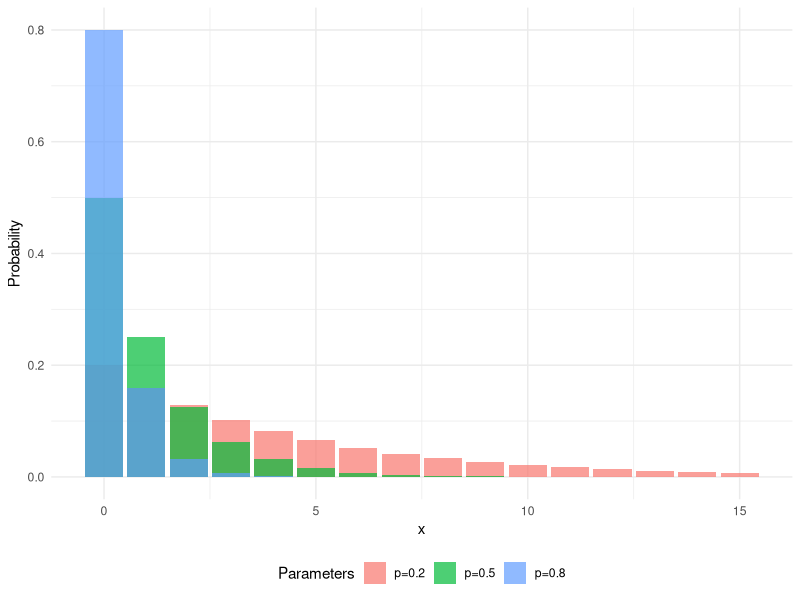

Write R code to recreate this figure.
## ---- chunk 1
#| eval: true
#| echo: false
#| warning: false
#| label: fig-Geometric_Distribution
#| fig-cap: Geometric distribution.
# Packages
library(ggplot2)

# Plot
ggplot2::ggplot(data.frame(x = c(0, 15)), aes(x)) +
  ggplot2::stat_function(
    fun = dgeom, args = list(prob = 0.2), geom = "col",
    aes(fill = "p=0.2"), alpha = 0.7, n = 16
  ) +
  ggplot2::stat_function(
    fun = dgeom, args = list(prob = 0.5), geom = "col",
    aes(fill = "p=0.5"), alpha = 0.7, n = 16
  ) +
  ggplot2::stat_function(
    fun = dgeom, args = list(prob = 0.8), geom = "col",
    aes(fill = "p=0.8"), alpha = 0.7, n = 16
  ) +
  ggplot2::labs(fill = "Parameters") +
  ggplot2::ylab("Probability") +
  ggplot2::xlab("x") +
  ggplot2::theme_minimal() +
  ggplot2::theme(legend.position = "bottom")
